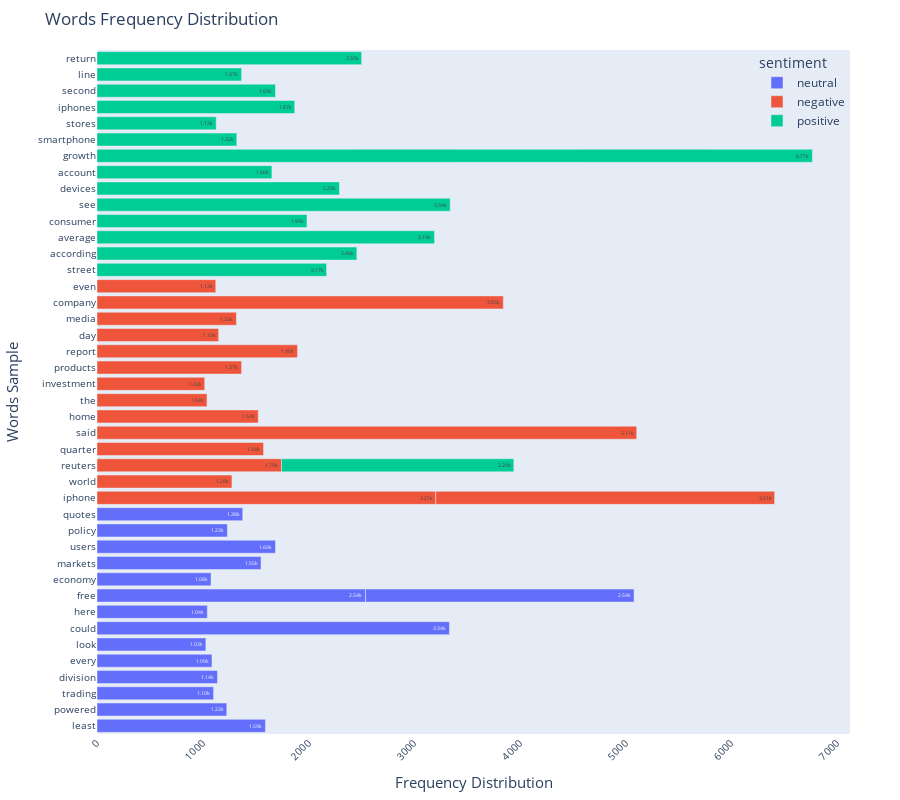

Notebook code cell kept with this figure:
### Code cell
fig3 = px.bar(
    word_freq_dist,
    x='frequency',
    y='word',
    text='frequency',
    color='sentiment',
    title='Words Frequency Distribution'
)
fig3.update_layout(
    width=900,
    height=800,
    margin={"r":50,"t":50,"l":50,"b":50},
    uniformtext_minsize=6,

xaxis=dict(
    title='Frequency Distribution',
    linecolor=None,
    titlefont_size=15,
    tickfont_size=10,
    showgrid=False,
    tickangle=-45
    ),
yaxis=dict(
    title='Words Sample',
    linecolor=None,
    titlefont_size=15,
    tickfont_size=10,
    showgrid=False
    ),    
legend=dict(
    yanchor="top",
    xanchor="right",
    x=1,
    y=1,
    bgcolor='rgba(255, 255, 255, 0)',
    bordercolor='rgba(255, 255, 255, 0)'
            )    
                )
fig3.update_traces(texttemplate='%{text:.3s}', textposition='inside')
iplot(fig3)

### Figure 1 — Plotly figure (JSON) as saved in the notebook; plotly's stock layout.template omitted (floating-point values rounded to 4 significant figures)
{"data": [{"alignmentgroup": "True", "hovertemplate": "sentiment=neutral<br>frequency=%{text}<br>word=%{y}<extra></extra>", "legendgroup": "neutral", "marker": {"color": "#636efa"}, "name": "neutral", "offsetgroup": "neutral", "orientation": "h", "showlegend": true, "text": [1594, 1228, 1103, 1140, 1088, 1030, 3335, 1044, 2541, 1079, 1552, 1689, 2541, 1234, 1379], "textposition": "inside", "texttemplate": "%{text:.3s}", "type": "bar", "x": [1594, 1228, 1103, 1140, 1088, 1030, 3335, 1044, 2541, 1079, 1552, 1689, 2541, 1234, 1379], "xaxis": "x", "y": ["least", "powered", "trading", "division", "every", "look", "could", "here", "free", "economy", "markets", "users", "free", "policy", "quotes"], "yaxis": "y"}, {"alignmentgroup": "True", "hovertemplate": "sentiment=negative<br>frequency=%{text}<br>word=%{y}<extra></extra>", "legendgroup": "negative", "marker": {"color": "#EF553B"}, "name": "negative", "offsetgroup": "negative", "orientation": "h", "showlegend": true, "text": [3206, 1277, 1746, 1576, 5107, 1526, 1041, 1019, 1368, 1897, 1151, 1319, 3206, 3845, 1124], "textposition": "inside", "texttemplate": "%{text:.3s}", "type": "bar", "x": [3206, 1277, 1746, 1576, 5107, 1526, 1041, 1019, 1368, 1897, 1151, 1319, 3206, 3845, 1124], "xaxis": "x", "y": ["iphone", "world", "reuters", "quarter", "said", "home", "the", "investment", "products", "report", "day", "media", "iphone", "company", "even"], "yaxis": "y"}, {"alignmentgroup": "True", "hovertemplate": "sentiment=positive<br>frequency=%{text}<br>word=%{y}<extra></extra>", "legendgroup": "positive", "marker": {"color": "#00cc96"}, "name": "positive", "offsetgroup": "positive", "orientation": "h", "showlegend": true, "text": [2198, 2173, 2459, 3194, 1987, 3342, 2294, 1655, 6769, 1323, 1128, 1871, 1689, 1368, 2504], "textposition": "inside", "texttemplate": "%{text:.3s}", "type": "bar", "x": [2198, 2173, 2459, 3194, 1987, 3342, 2294, 1655, 6769, 1323, 1128, 1871, 1689, 1368, 2504], "xaxis": "x", "y": ["reuters", "street", "according", "average", "consumer", "see", "devices", "account", "growth", "smartphone", "stores", "iphones", "second", "line", "return"], "yaxis": "y"}], "layout": {"barmode": "relative", "height": 800, "legend": {"bgcolor": "rgba(255, 255, 255, 0)", "bordercolor": "rgba(255, 255, 255, 0)", "title": {"text": "sentiment"}, "tracegroupgap": 0, "x": 1, "xanchor": "right", "y": 1, "yanchor": "top"}, "margin": {"b": 50, "l": 50, "r": 50, "t": 50}, "title": {"text": "Words Frequency Distribution"}, "uniformtext": {"minsize": 6}, "width": 900, "xaxis": {"anchor": "y", "autorange": true, "domain": [0, 1], "range": [0, 7125.0], "showgrid": false, "tickangle": -45, "tickfont": {"size": 10}, "title": {"font": {"size": 15}, "text": "Frequency Distribution"}, "type": "linear"}, "yaxis": {"anchor": "x", "autorange": true, "domain": [0, 1], "range": [-0.5, 41.5], "showgrid": false, "tickfont": {"size": 10}, "title": {"font": {"size": 15}, "text": "Words Sample"}, "type": "category"}}}
